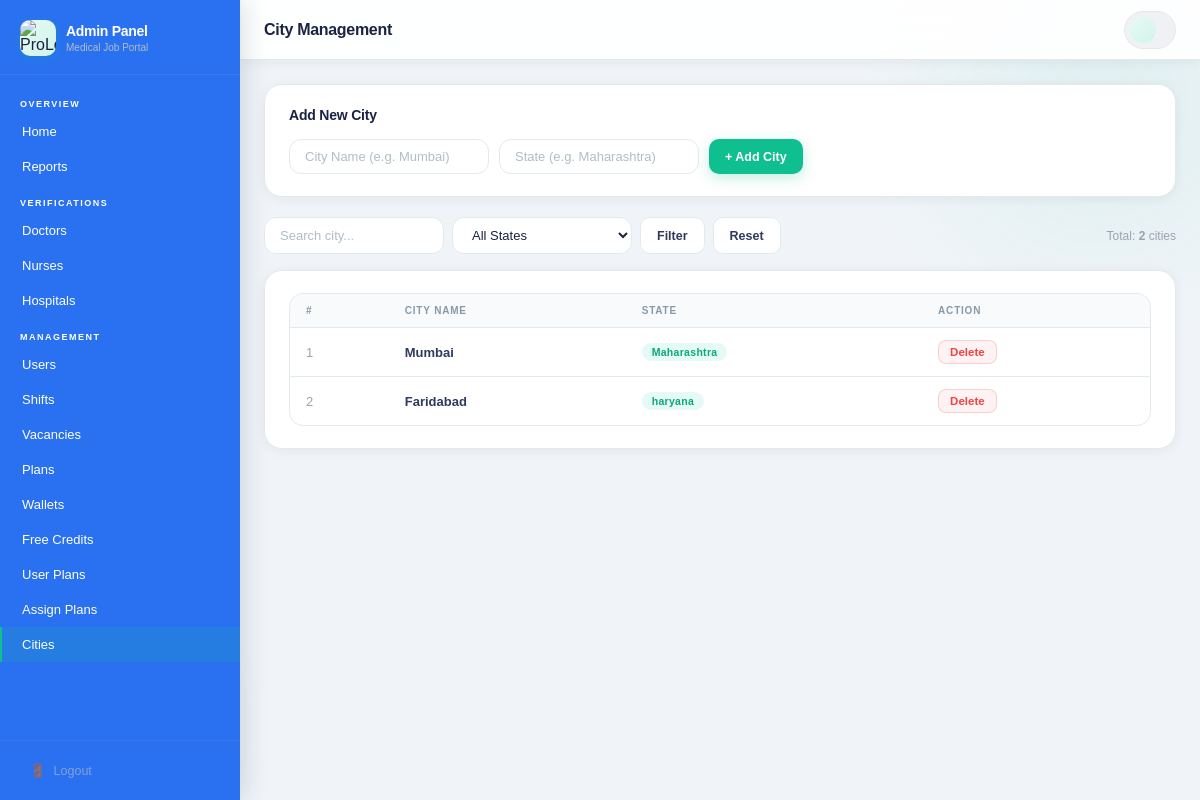
Page /adminpanel/cities/ on the committed database.
### admin_panel/models.py (models this page shows, shortened)
class City(models.Model):
    name  = models.CharField(max_length=100)
    state = models.CharField(max_length=100)
    class Meta:
        verbose_name_plural = 'Cities'
        ordering = ['state', 'name']

### admin_panel/views.py (the view)
# urls.py: path('cities/', views.admin_city_list, name='admin_city_list'),
def admin_city_list(request):
    query  = request.GET.get('q', '').strip()
    state  = request.GET.get('state', '').strip()
    cities = City.objects.all()
    if query:
        cities = cities.filter(name__icontains=query)
    if state:
        cities = cities.filter(state__iexact=state)
    states = City.objects.values_list('state', flat=True).distinct().order_by('state')
    return render(request, 'admin_panel/cities.html', {
        'cities': cities,
        'states': states,
        'query':  query,
        'selected_state': state,
    })

### plans/context_processors.py (called while the page is built, shortened)
def plan_permissions(request):
    if not request.user.is_authenticated:
        return {
            'ctx_can_view_shifts':    False,
            'ctx_can_view_urgent':    False,
            'ctx_can_apply_vacancy':  False,
            'ctx_can_post_shift':     False,
        }

### admin_panel/templates/admin_panel/cities.html (shortened to what this page needs)
{% extends 'admin_panel/base.html' %}
{% block page_title %}City Management{% endblock %}
{% block content %}
<div class="card" style="margin-bottom: 20px;">
    <div class="card-title">Add New City</div>
    <form method="POST" action="{% url 'admin_city_add' %}" style="display:flex; gap:10px; flex-wrap:wrap;">
        <input type="text" name="name" placeholder="City Name (e.g. Mumbai)"
               class="search-box" style="width:200px;" required>
        <input type="text" name="state" placeholder="State (e.g. Maharashtra)"
               class="search-box" style="width:200px;" required>
        <button type="submit" class="btn btn-primary">+ Add City</button>
    </form>
</div>
<div style="display:flex; gap:10px; flex-wrap:wrap; margin-bottom:16px; align-items:center;">
    <form method="GET" style="display:flex; gap:8px; flex-wrap:wrap;">
        <input type="text" name="q" value="{{ query }}"
               placeholder="Search city..." class="search-box" style="width:180px;">
        <select name="state" class="search-box" style="width:180px;">
            <option value="">All States</option>
        </select>
        <button type="submit" class="btn btn-outline">Filter</button>
        <a href="{% url 'admin_city_list' %}" class="btn btn-outline">Reset</a>
    </form>
    <span style="font-size:12px; color:#9ca3af; margin-left:auto;">
        Total: <strong>{{ cities.count }}</strong> cities
    </span>
</div>
<div class="card">
    <div class="table-wrap">
        <table>
            <thead>
                <tr>
                    <th>#</th>
                    <th>City Name</th>
                    <th>State</th>
                    <th>Action</th>
                </tr>
            </thead>
            <tbody>
                {% for city in cities %}
                <tr>
                    <td style="color:#9ca3af;">{{ forloop.counter }}</td>
                    <td><strong>{{ city.name }}</strong></td>
                    <td>
                        <span class="badge badge-active">{{ city.state }}</span>
                    </td>
                    <td>
                        <a href="{% url 'admin_city_delete' city.pk %}"
                           onclick="return confirm('Delete {{ city.name }}?')"
                           class="btn btn-danger btn-sm">Delete</a>
                    </td>
                </tr>
                {% endfor %}
            </tbody>
        </table>
    </div>
</div>
{% endblock %}

### admin_panel/templates/admin_panel/base.html (style rules this page uses)
:root { --bg: #f0f4f8; --surface: #ffffff; --border: #e2eaec; --teal: #0fbf8f; --teal-dark: #0aa87d; --teal-light: #e6faf5; --teal-glow: #0fbf8f; --navy: #1a2342; --navy-mid: #2e3a5e; --navy-light: rgba(26,35,66,0.06); --muted: #8899a8; --muted-light: #b0bec5; --sidebar-w: 240px; --topbar-h: 60px; --shadow: 0 8px 40px rgba(26,35,66,0.08); --shadow-sm: 0 2px 12px rgba(26,35,66,0.06); --transition: all 0.22s cubic-bezier(0.4,0,0.2,1); --font-display: 'Sora', sans-serif; --font-body: 'Plus Jakarta Sans', sans-serif; --success: #0fbf8f; --warning: #f59e0b; --danger: #ef4444; --danger-light: #fef2f2; }
*, *::before, *::after { box-sizing: border-box; margin: 0; padding: 0; }
html { scroll-behavior: smooth; }
body { font-family: var(--font-body); background: var(--bg); color: var(--navy); min-height: 100vh; display: flex; overflow-x: hidden; }
body::before { content: ''; position: fixed; width: 500px; height: 500px; background: radial-gradient(circle, rgba(15,191,143,0.07) 0%, transparent 70%); top: -150px; right: -150px; pointer-events: none; z-index: 0; }
body::after { content: ''; position: fixed; width: 350px; height: 350px; background: radial-gradient(circle, rgba(26,35,66,0.06) 0%, transparent 70%); bottom: -100px; left: -80px; pointer-events: none; z-index: 0; }
.card { background: var(--surface); border-radius: 18px; border: 1px solid var(--border); padding: 22px 24px; box-shadow: var(--shadow-sm); transition: var(--transition); }
.card-title { font-family: var(--font-display); font-size: 14px; font-weight: 600; color: var(--navy); margin-bottom: 16px; letter-spacing: -0.2px; }
.btn { display: inline-flex; align-items: center; gap: 6px; padding: 8px 16px; border-radius: 10px; font-size: 12.5px; font-weight: 600; cursor: pointer; text-decoration: none; border: none; transition: var(--transition); font-family: var(--font-display); white-space: nowrap; }
.btn-primary { background: var(--teal); color: #fff; box-shadow: 0 4px 14px rgba(15,191,143,0.25); }
.btn-danger { background: var(--danger-light); color: var(--danger); border: 1px solid rgba(239,68,68,0.2); }
.btn-outline { background: var(--surface); color: var(--navy-mid); border: 1.5px solid var(--border); }
.btn-sm { padding: 5px 11px; font-size: 11.5px; border-radius: 8px; }
.badge { display: inline-flex; align-items: center; gap: 4px; padding: 3px 10px; border-radius: 20px; font-size: 10.5px; font-weight: 700; font-family: var(--font-display); letter-spacing: 0.3px; }
.badge-active { background: var(--teal-light); color: var(--teal-dark); }
.table-wrap { overflow-x: auto; border-radius: 14px; border: 1px solid var(--border); }
table { width: 100%; border-collapse: collapse; font-size: 13px; font-family: var(--font-body); }
th { text-align: left; padding: 11px 16px; border-bottom: 1px solid var(--border); font-size: 10px; color: var(--muted); text-transform: uppercase; letter-spacing: 0.8px; font-family: var(--font-display); font-weight: 700; background: #f8fafc; }
th:first-child { border-radius: 14px 0 0 0; }
th:last-child { border-radius: 0 14px 0 0; }
td { padding: 12px 16px; border-bottom: 1px solid var(--border); vertical-align: middle; color: var(--navy-mid); }
tr:last-child td { border-bottom: none; }
.search-box { padding: 9px 15px; border: 1.5px solid var(--border); border-radius: 12px; font-size: 13px; font-family: var(--font-body); width: 220px; background: var(--surface); color: var(--navy); transition: var(--transition); }
.search-box::placeholder { color: var(--muted-light); }

### rows in the picture
City: name "Mumbai", state "Maharashtra"
City: name "Faridabad", state "haryana"

### other values in the picture
{{ cities.count }} "2"
